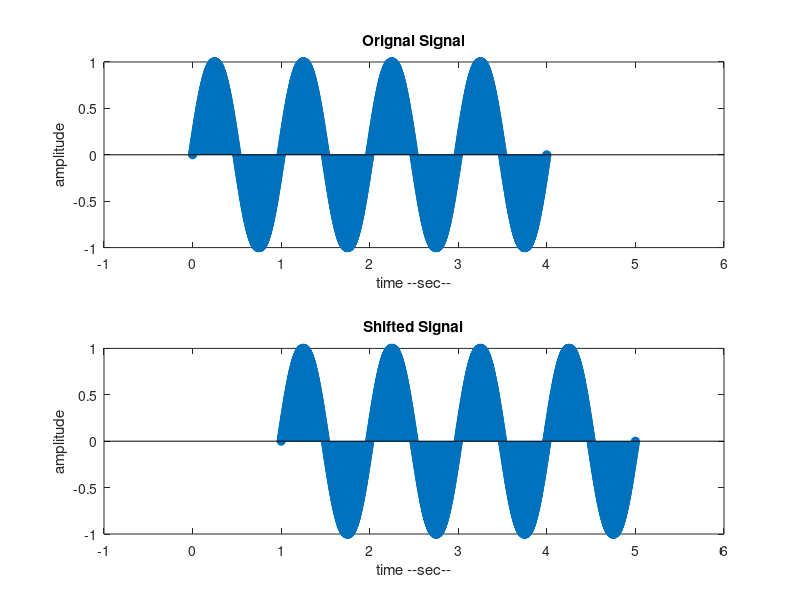

MATLAB code to generate this figure:
clc;
clear;
close all;

time = 0 : 0.002 : 4;
sig = sin(2*pi*1*time);

figure(1);
subplot(2, 1, 1);
stem(time, sig,'filled')
xlabel('time --sec--');
ylabel('amplitude');
title('Orignal Signal');
axis([-1 6 -1 1]);

subplot(2, 1, 2);
stem(time + 1, sig,'filled');
xlabel('time --sec--');
ylabel('amplitude');
title('Shifted Signal');
axis([-1 6 -1 1]);
